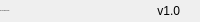
              <widget class="QFrame" name="bottomBar">
               <property name="minimumSize">
                <size>
                 <width>0</width>
                 <height>22</height>
                </size>
               </property>
               <property name="maximumSize">
                <size>
                 <width>16777215</width>
                 <height>22</height>
                </size>
               </property>
               <property name="frameShape">
                <enum>QFrame::NoFrame</enum>
               </property>
               <property name="frameShadow">
                <enum>QFrame::Raised</enum>
               </property>
               <layout class="QHBoxLayout" name="horizontalLayout_5">
                <property name="spacing">
                 <number>0</number>
                </property>
                <property name="leftMargin">
                 <number>0</number>
                </property>
                <property name="topMargin">
                 <number>0</number>
                </property>
                <property name="rightMargin">
                 <number>0</number>
                </property>
                <property name="bottomMargin">
                 <number>0</number>
                </property>
                <item>
                 <widget class="QLabel" name="creditsLabel">
                  <property name="maximumSize">
                   <size>
                    <width>16777215</width>
                    <height>16</height>
                   </size>
                  </property>
                  <property name="font">
                   <font>
                    <family>Segoe UI</family>
                    <pointsize>-1</pointsize>
                    <italic>false</italic>
                    <bold>false</bold>
                   </font>
                  </property>
                  <property name="text">
                   <string>By: Mir Hamza Nasiri</string>
                  </property>
                  <property name="alignment">
                   <set>Qt::AlignLeading|Qt::AlignLeft|Qt::AlignVCenter</set>
                  </property>
                 </widget>
                </item>
                <item>
                 <widget class="QLabel" name="version">
                  <property name="text">
                   <string>v1.0</string>
                  </property>
                  <property name="alignment">
                   <set>Qt::AlignRight|Qt::AlignTrailing|Qt::AlignVCenter</set>
                  </property>
                 </widget>
                </item>
                <item>
                 <widget class="QFrame" name="frame_size_grip">
                  <property name="minimumSize">
                   <size>
                    <width>20</width>
                    <height>0</height>
                   </size>
                  </property>
                  <property name="maximumSize">
                   <size>
                    <width>20</width>
                    <height>16777215</height>
                   </size>
                  </property>
                  <property name="frameShape">
                   <enum>QFrame::NoFrame</enum>
                  </property>
                  <property name="frameShadow">
                   <enum>QFrame::Raised</enum>
                  </property>
                 </widget>
                </item>
               </layout>
              </widget>
